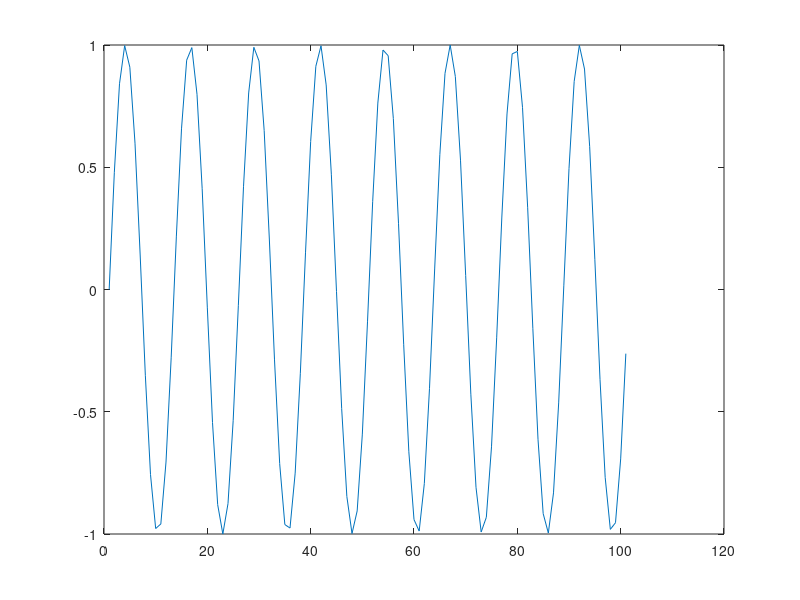
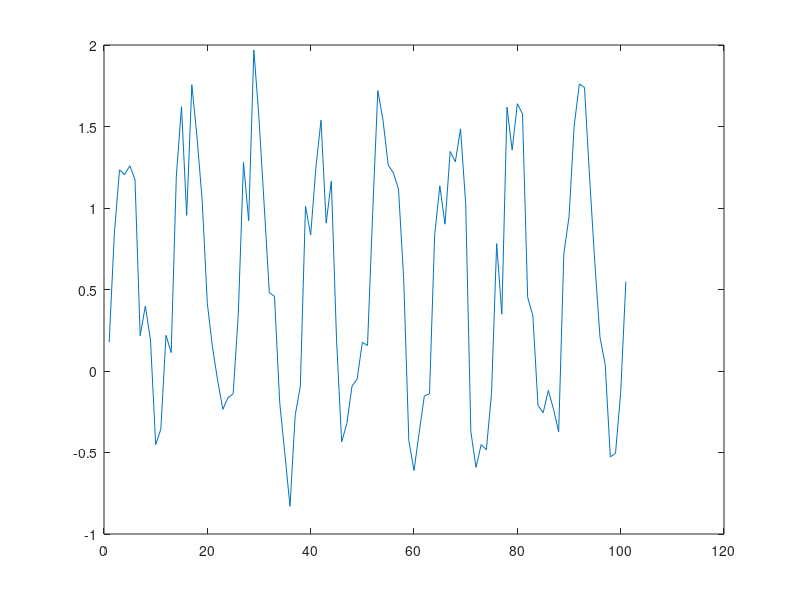
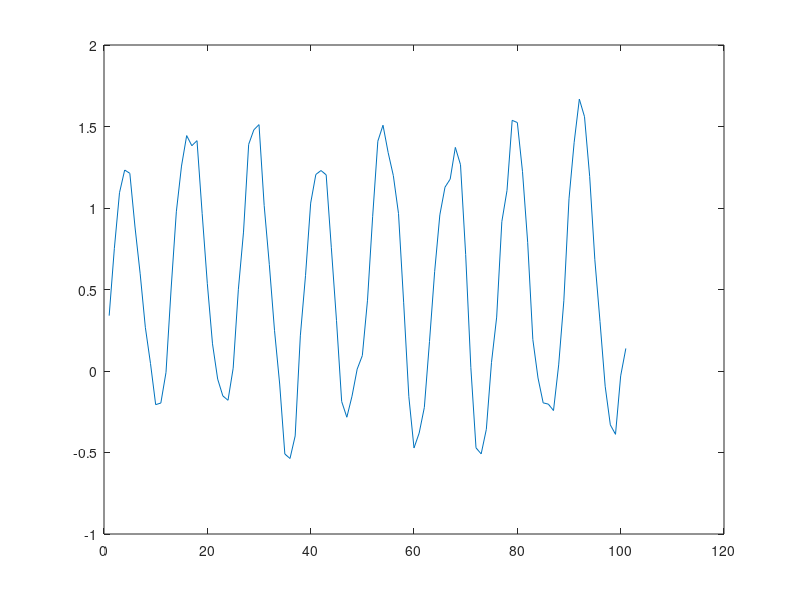

These figures' MATLAB source, in order:
clear all
clc
n=0:100;
x=sin(0.5*n);
figure(1);
plot(x);
y=rand(1,length(n));
y=x+y;
figure(2);
plot(y);
g=[];
for m=1:length(n)
    if m==1
        g(m)=(1/3)*(y(m)+y(m+1));
    elseif m==length(n)
        g(m)=(1/3)*(y(m-1)+y(m));
    else
        g(m)=(1/3)*(y(m-1)+y(m)+y(m+1));
    end
end
figure(3);
plot(g);
